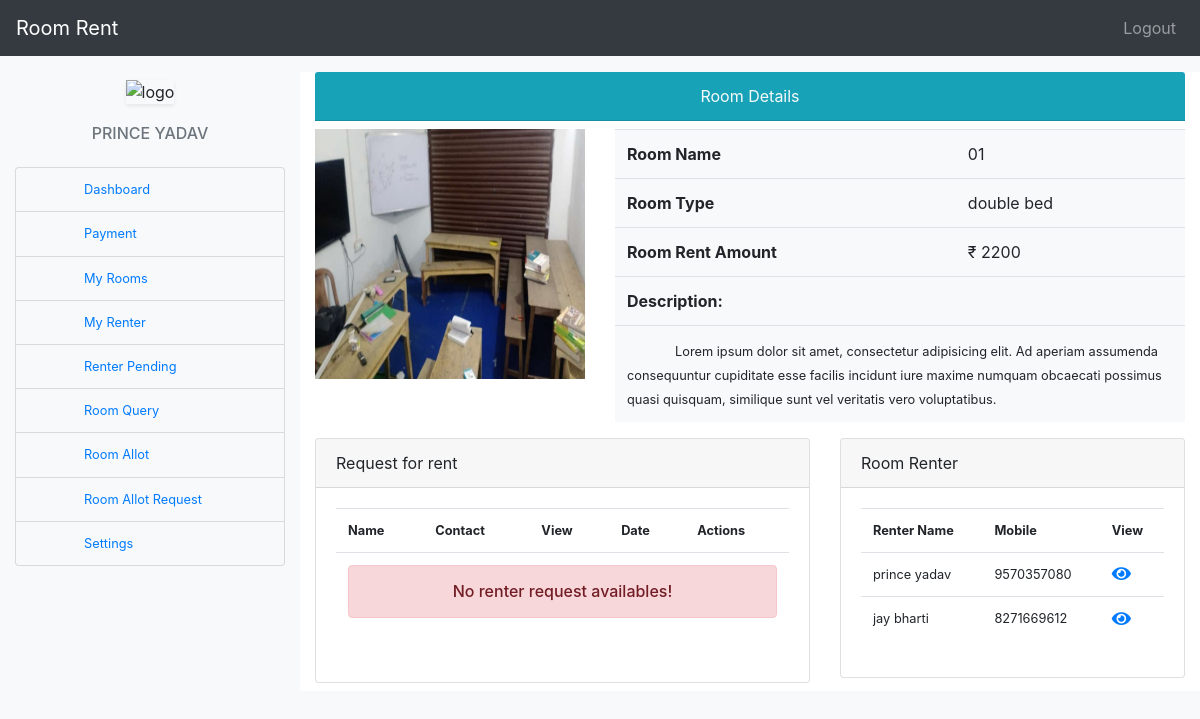
/owner_room_view/1 (signed in), run on the app's committed database.
### datawork/models.py (models this page shows, shortened)
class Room(models.Model):
    r_id = models.AutoField(primary_key=True)
    user_id = models.ForeignKey(User,on_delete=models.CASCADE)
    r_title = models.CharField(max_length=100)
    r_rent = models.IntegerField()
    r_type = models.ForeignKey(RoomType,on_delete=models.DO_NOTHING)
    r_desc = models.TextField(max_length=200)
    r_image = models.ImageField(upload_to="image")
    slug = models.SlugField()
    r_status = models.CharField(max_length=20, default='1',choices=(("0", "Pending"), ("1", "Active")))
    r_doc = models.DateTimeField(default=datetime.now(), blank=True)

class RoomType(models.Model):
    rt_id = models.AutoField(primary_key=True)
    rt_title = models.CharField(max_length=100)
    slug = models.SlugField()
    def __str__(self):
        return self.rt_title

class RoomAllot(models.Model):
    ra_id = models.AutoField(primary_key=True)
    ra_room_id = models.ForeignKey(Room, on_delete=models.DO_NOTHING)
    user_id = models.ForeignKey(User, on_delete=models.DO_NOTHING,related_name='user_id')
    renter = models.ForeignKey(User, on_delete=models.DO_NOTHING,related_name='renter')
    ra_doc = models.DateTimeField(default=datetime.now(), blank=True)
    ra_status = models.CharField(max_length=20, default='1',choices=(("0", "Request"), ("1", "Active"),("2","Pending")))
    slug = models.SlugField()

class RoomRenter(models.Model):
    rr_id = models.AutoField(primary_key=True)
    user_id = models.ForeignKey(User,on_delete=models.CASCADE)
    rr_contact = models.CharField(max_length=10,unique=True)
    rr_image = models.ImageField(upload_to="profile")
    rr_street = models.TextField(max_length=200)
    state = models.ForeignKey(State,on_delete=models.DO_NOTHING)
    city = models.ForeignKey(City,on_delete=models.DO_NOTHING)
    rr_id_proof = models.ImageField(upload_to="profile/proof")

### datawork/views.py (the view)
# urls.py: path('owner_room_view/<str:rm_id>', views.owner_room_view,name="owner_room_view"),
@login_required(login_url=logins)
def owner_room_view(r,rm_id):
    data = {
        "room_view": Room.objects.get(r_id=rm_id),
        "room_renter": RoomAllot.objects.filter(ra_room_id=rm_id,ra_status='1'),
        "room_renter_request": RoomAllot.objects.filter(ra_room_id=rm_id,ra_status='0'),
        "user": RoomOwner.objects.filter(user_id__username=r.user),
        "userdata": User.objects.filter(username=r.user),
    }
    return render(r, 'roomowner/ro_room_view.html', data)

### datawork/templatetags/template_tags.py (called while the page is built)
@register.filter
def room_allot_count(context):
    qs = RoomAllot.objects.filter(ra_room_id=context,ra_status='1')
    if qs.exists():
        return qs.count()
    else:
        return 0

@register.filter
def room_renter_contact(context):
    qs = RoomRenter.objects.get(user_id=context)
    if qs:
        return qs.rr_contact
    else:
        return 0

### templates/roomowner/ro_room_view.html
{% extends 'roomowner/ro_base.html' %}
{% load template_tags %}
{% block content %}
<div class="col-lg-9 bg-white mb-2">
    <div class="card-header  text-center bg-info text-light">Room Details</div>
<div class="row mt-2 mb-2">
    <div class="col-lg-4">
        <div class="">
            <img src="{{ room_view.r_image.url }}" alt="" class="w-100" height="250px">
        </div>
    </div>
    <div class="col-lg-8">
        <div class="card border-0">
                <table class="table table-responsive-sm bg-light">
                    <tr>
                        <th>Room Name</th>
                        <td>{{ room_view.r_title }} </td>
                    </tr>
                    <tr>
                        <th>Room Type</th>
                        <td>{{ room_view.r_type }}</td>
                    </tr>
                    <tr>
                        <th>Room Rent Amount</th>
                        <td>₹ {{ room_view.r_rent }}</td>
                    </tr>
                    <tr>
                        <th colspan="2">Description:</th>
                    </tr>
                    <tr>
                        <td colspan="2"><span class="ml-5 small">{{ room_view.r_desc }}</span></td>
                    </tr>
                </table>
        </div>
    </div>
    <div class="col-lg-7">
        <div class="card">
            <div class="card-header">Request for rent</div>
            <div class="card-body">
                <table class="table table-responsive-sm">
                    <tr class="small">
                        <th>Name</th>
                        <th>Contact</th>
                        <th>View</th>
                        <th>Date</th>
                        <th>Actions</th>
                    </tr>
                    {% for rq in room_renter_request %}
                                    <tr class="bg-dark small">
                                    <td class="text-light">{{ rq.renter.first_name }} {{ rq.renter.last_name }}</td>
                                    <td class="text-primary">{{ rq.renter|room_renter_contact }}</td>
                                    <td><a href="{% url 'view_renter_profile' rq.renter.id %}" class="nav-link p-0 m-0"><i class="fas fa-eye fa-lg text-primary"></i></a></td>
                                    <td class="text-light">{{ rq.ra_doc|date:'d M,Y' }}</td>
                                    <td>
                                        <div class="form-inline">
                                                <a href="{% url 'allot_active' rq.ra_id %}" class=" nav-link p-0 m-0"><i class="fas fa-check-circle fa-lg text-success"></i></a>
                                                <a href="{% url 'allot_delete' rq.ra_id %}" class=" nav-link p-0 m-0 ml-2"><i class="far fa-times-circle fa-lg text-danger"></i></a>
                                        </div>
                                    </td>
                                    </tr>
                    {% empty %}
                        <tr>
                            <td colspan="5"><div class="alert alert-danger h6 text-center p-3" role="alert">No renter request availables!</div></td>
                        </tr>
                    {% endfor %}
                </table>
            </div>
        </div>
    </div>
    <div class="col-lg-5">
        <div class="card">
        <div class="card-header">Room Renter</div>
        {% load template_tags %}
            {% if room_view|room_allot_count == 0 %}
                <div class="alert alert-danger p-3" role="alert">No renter availables!</div>
            {% else %}
                    <div class="card-body">
                        <table class="table table-responsive-sm">
                            <tr class="small">
                                <th>Renter Name</th>
                                <th>Mobile</th>
                                <th>View</th>
                            </tr>
                            {% for r in room_renter %}
                                    <tr class="small">
                                    <td>{{ r.renter.first_name }} {{ r.renter.last_name }}</td>
                                    <td>{{ r.renter|room_renter_contact }}</td>
                                    <td><a href="{% url 'view_renter_profile' r.renter.id %}" class="nav-link p-0 m-0"><i class="fas fa-eye fa-lg text-primary"></i></a></td>
                                    </tr>
                            {% empty %}
                                <tr>
                                    <td colspan="5"><div class="alert alert-danger h6 text-center p-3" role="alert">No renter availables!</div></td>
                                </tr>
                            {% endfor %}
                        </table>
                    </div>
            {% endif %}
        </div>
    </div>
</div>
</div>
{% endblock %}

### templates/roomowner/ro_base.html (shortened to what this page needs)
<!DOCTYPE html>
<html lang="en">
<head>
{% load static %}
    <link rel="stylesheet" href="{% static 'bootstrap.css' %}">
    <link rel="stylesheet" href="https://use.fontawesome.com/releases/v5.5.0/css/all.css">
    <link href="https://cdn.jsdelivr.net/npm/select2@4.1.0-beta.1/dist/css/select2.min.css" rel="stylesheet" />
</head>
<body class="bg-light">
    <nav class="navbar navbar-expand-lg navbar-dark bg-dark sticky-top">
        <a href="{% url 'homepage' %}" class="navbar-brand">Room Rent</a>
        <ul class="navbar-nav ml-auto">
            <li class="nav-item"><a href="{% url 'logouts' %}" class="nav-link">Logout</a></li>
        </ul>
    </nav>
    <div class="container-fluid mt-3">
        <div class="row">
            <div class="col-lg-3">
                <div class="card border-0 bg-light">
                    <center>
                    <img src="{{ user.0.ro_image.url }}" class="shadow-sm mt-2" width="50%" height="150px" alt="logo">
                    <div class="card-body">
                        <h1 class="text-truncate h6 p-0 m-0  text-center text-uppercase text-muted">{{ userdata.0.first_name }} {{ userdata.0.last_name }}</h1>
                    </div>
                   </center>
                </div>
                <ul class="list-group mt-1 ">
                          <li class="list-group-item bg-light"><a href="{% url 'owner_profile' %}" class="nav-link small p-0 m-0 ml-5">Dashboard</a></li>
                          <li class="list-group-item bg-light"><a href="" class="nav-link small p-0 m-0 ml-5">Payment</a></li>
                          <li class="list-group-item bg-light"><a href="{% url 'owner_rooms' %}" class="nav-link small p-0 m-0 ml-5">My Rooms</a></li>
                          <li class="list-group-item bg-light"><a href="{% url 'my_renter' %}" class="nav-link small p-0 m-0 ml-5">My Renter</a></li>
                          <li class="list-group-item bg-light"><a href="{% url 'room_allot_pending' %}" class="nav-link small p-0 m-0 ml-5">Renter Pending</a></li>
                          <li class="list-group-item bg-light"><a href="{% url 'owner_room_query' %}" class="nav-link small p-0 m-0 ml-5">Room Query</a></li>
                          <li class="list-group-item bg-light"><a href="{% url 'room_allot' %}" class="nav-link small p-0 m-0 ml-5">Room Allot</a></li>
                          <li class="list-group-item bg-light"><a href="{% url 'room_allot_request' %}" class="nav-link small p-0 m-0 ml-5">Room Allot Request</a></li>
                          <li class="list-group-item bg-light"><a href="{% url 'password_change_owner' %}" class="nav-link small p-0 m-0 ml-5">Settings</a></li>
                </ul>
            </div>
            {% block content %}{% endblock %}
        </div>
    </div>
</body>
</html>

### data on the page
Room: r_image (picture), r_title "01", r_type "double bed", r_rent "2200", r_desc "Lorem ipsum dolor sit amet, consectetur adipisicing elit. Ad aperiam assumenda consequuntur cupiditate esse facilis incidunt iure maxime numquam obcaecati possimus quasi quisquam, similique sunt vel veritatis vero voluptatibus."
RoomAllot: renter.first_name "prince", renter.last_name "yadav", renter|room_renter_contact "9570357080"
RoomAllot: renter.first_name "jay", renter.last_name "bharti", renter|room_renter_contact "8271669612"

### other printed values
{{ userdata.0.first_name }} "PRINCE"
{{ userdata.0.last_name }} "YADAV"
